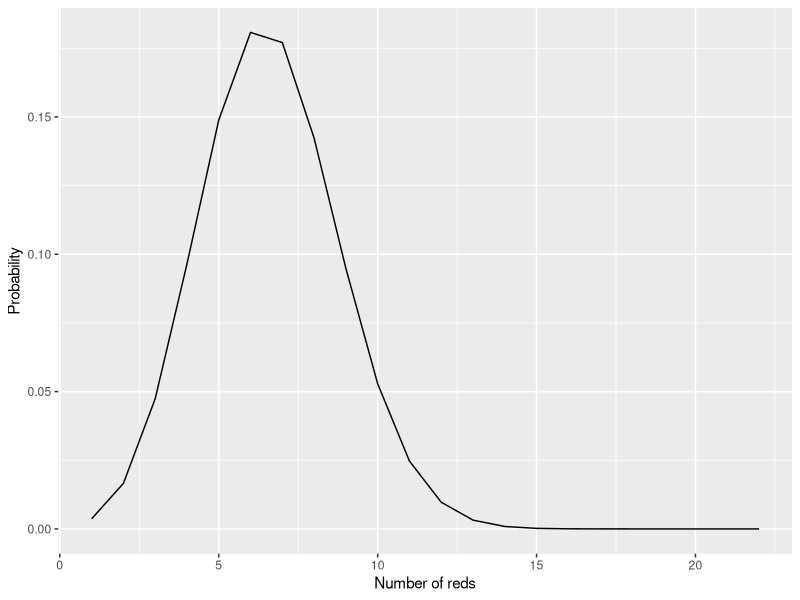
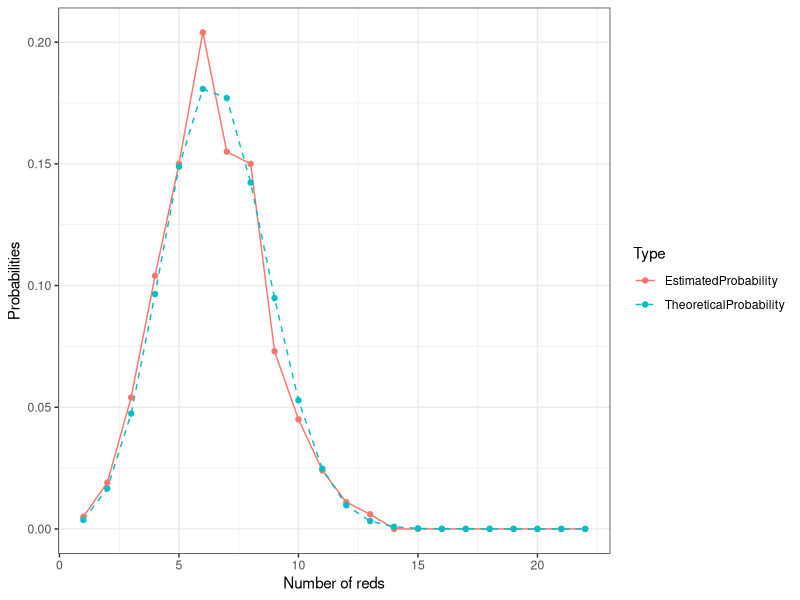

The R script that drew these images, in order:
## ---- chunk 1
knitr::opts_chunk$set(echo = TRUE)
library(tidyverse)
## ---- chunk 2
choose(8, 3)
## ---- chunk 3
# write an R function computes the probability that z out of a total of the 22 balls selected are red
prob_red_spheres <- function(z){
  zp <- 22 - z
  result <- choose(22, z) * (3/10) ^ z * (7/10) ^ zp
  return (result)
}
prob_red_spheres(10)
## ---- chunk 4
x <- seq(1, 22, 1)
prob_by_num_reds <- data.frame(num_reds = x, prob = prob_red_spheres(x))
prob_by_num_reds %>% head(3)
## ---- chunk 5
ggplot(data = prob_by_num_reds, aes(x = num_reds, y = prob)) + geom_line() + xlab("Number of reds") + ylab("Probability")
## ---- chunk 6
sample(10, 22, replace=TRUE)

## Setting the random seed just once
set.seed(0)
for(i in 1:5){
  print(sample(100,5,replace=FALSE))
  # The result may well differ every time
}
## Resetting the random seed every time
for(i in 1:5){
  set.seed(1)
  print(sample(100,5,replace=FALSE))
  # The result should not change
}

## ---- chunk 7
num_trials<-1000 # set the number of trials
set.seed(0) # set the random seed
sampling_with_replacement_simulation<-data.frame(trial=1:num_trials) %>%
  mutate(sample_balls = map(.x=trial, ~sample(10,22, replace = TRUE)))
# generate collection of num_trials simulations

lengths <- function(x){
  return(length(x[x <= 3]))
}
sampling_with_replacement_simulation <- sampling_with_replacement_simulation %>% 
  mutate(num_reds = map_dbl(sample_balls, lengths))
## ---- chunk 8
num_reds_in_simulation<-sampling_with_replacement_simulation %>%
  pull(num_reds)
# we extract a vector corresponding to the number of reds in each trial
prob_by_num_reds<-prob_by_num_reds %>%
  mutate(predicted_prob=map_dbl(.x=num_reds,~sum(num_reds_in_simulation==.x))/num_trials)
# add a column which gives the number of trials with a given number of reds
## ---- chunk 9
prob_by_num_reds %>%
  rename(TheoreticalProbability=prob, EstimatedProbability=predicted_prob) %>%
  pivot_longer(cols=c("EstimatedProbability","TheoreticalProbability"),
    names_to="Type",values_to="count") %>%
    ggplot(aes(num_reds,count)) +
    geom_line(aes(linetype=Type, color=Type)) + geom_point(aes(color=Type)) +
    scale_linetype_manual(values = c("solid", "dashed"))+
    theme_bw() + xlab("Number of reds") + ylab("Probabilities")
## ---- chunk 10
# set a random seed
set.seed(0)
# set a number of trials, and a sample size (10)
number_of_trials <- 1000
# generate your samples
sampling_without_replacement_simulation <- data.frame(trial = 1 : number_of_trials) %>% 
  mutate(sample_balls = map(.x = trial, ~sample(100, 10)))
#  compute the number of “reds”, “greens” and “blues” in your sample
funred <- function(x){
  return(length(x[x <= 50]))
}
funblue <- function(x){
  return(length(x[x > 50 & x <= 80]))
}
fungreen <- function(x){
  return(length(x[x > 80 & x <= 100]))
}
sample2 <- sampling_without_replacement_simulation[, "sample_balls"]
sampling_without_replacement_simulation <- sampling_without_replacement_simulation %>% 
  mutate(reds = map_dbl(sample2, funred), 
         blues = map_dbl(sample2, funblue), 
         greens = map_dbl(sample2, fungreen))
# Compute the minimum of the three counts
zero <- pmin(sampling_without_replacement_simulation[,"reds"], sampling_without_replacement_simulation[,"blues"], sampling_without_replacement_simulation[,"greens"])
sampling_without_replacement_simulation <- sampling_without_replacement_simulation %>%
  mutate(zeros = zero)
# Compute the proportion of rows for which the minimum number of the three counts is zero
length(zero[zero == 0]) / number_of_trials
## ---- chunk 11
all <- choose(100, 10)
miss_two <- choose(50, 10) + choose(30, 10) + choose(20, 10)
miss <- choose(50, 10) + choose(70, 10) + choose(80, 10) - miss_two
miss_rate <- miss / all
miss_rate
